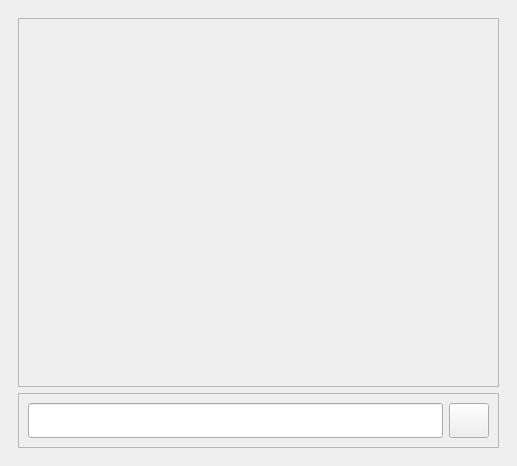
<?xml version="1.0" encoding="UTF-8"?>
<ui version="4.0">
 <class>MainWindow</class>
 <widget class="QMainWindow" name="MainWindow">
  <property name="geometry">
   <rect>
    <x>0</x>
    <y>0</y>
    <width>517</width>
    <height>466</height>
   </rect>
  </property>
  <property name="windowTitle">
   <string>Screen 1</string>
  </property>
  <widget class="QWidget" name="centralwidget">
   <property name="styleSheet">
    <string notr="true"/>
   </property>
   <layout class="QVBoxLayout" name="verticalLayout_2">
    <item>
     <widget class="QWidget" name="widget" native="true">
      <layout class="QVBoxLayout" name="verticalLayout">
       <item>
        <widget class="QFrame" name="frame_2">
         <property name="sizePolicy">
          <sizepolicy hsizetype="Expanding" vsizetype="Expanding">
           <horstretch>0</horstretch>
           <verstretch>0</verstretch>
          </sizepolicy>
         </property>
         <property name="frameShape">
          <enum>QFrame::StyledPanel</enum>
         </property>
         <property name="frameShadow">
          <enum>QFrame::Raised</enum>
         </property>
        </widget>
       </item>
       <item>
        <widget class="QFrame" name="frame">
         <property name="frameShape">
          <enum>QFrame::StyledPanel</enum>
         </property>
         <property name="frameShadow">
          <enum>QFrame::Raised</enum>
         </property>
         <layout class="QHBoxLayout" name="horizontalLayout">
          <item>
           <widget class="QLineEdit" name="lineEdit">
            <property name="minimumSize">
             <size>
              <width>0</width>
              <height>35</height>
             </size>
            </property>
           </widget>
          </item>
          <item>
           <widget class="QPushButton" name="pushButton">
            <property name="minimumSize">
             <size>
              <width>35</width>
              <height>35</height>
             </size>
            </property>
            <property name="text">
             <string/>
            </property>
            <property name="icon">
             <iconset resource="resources.qrc">
              <normaloff>:/assets/icons/mic.png</normaloff>:/assets/icons/mic.png</iconset>
            </property>
            <property name="iconSize">
             <size>
              <width>32</width>
              <height>32</height>
             </size>
            </property>
           </widget>
          </item>
         </layout>
        </widget>
       </item>
      </layout>
     </widget>
    </item>
   </layout>
  </widget>
 </widget>
 <resources>
  <include location="resources.qrc"/>
 </resources>
 <connections/>
</ui>
